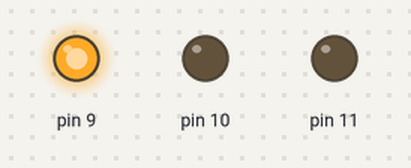
A sketch run on a simulated Arduino Uno, built with avr-gcc and run on an emulated ATmega328P. Shown: output pins drawn as LEDs (lit = HIGH).

Above: at 0.2 s.
At 9.2 s:
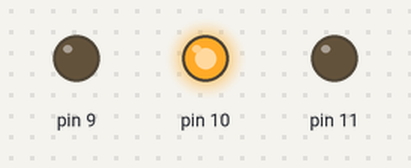
At 14.2 s:
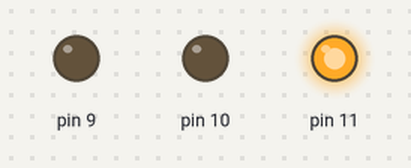
At 18.7 s:
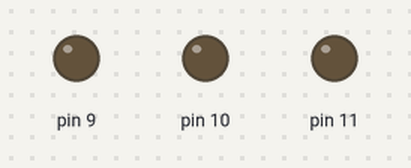
Timing chart, 0 to 19.5 s (numbered marks = the images above):
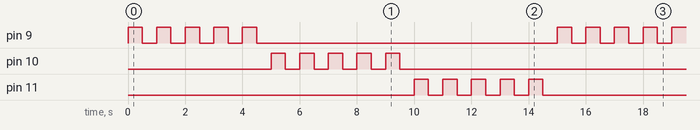

The sketch:

19-12-19_LED_for_for.ino
```cpp
void setup() {
  for(int i = 9;i <= 11;i++)
  {
    pinMode(i, OUTPUT);
  }
}

void loop() {
  for(int i = 9;i <= 11;i++)
  {
    for(int j = 5;j > 0;j--)
    {
      digitalWrite(i, HIGH);
      delay(500);
      digitalWrite(i, LOW);
      delay(500);
    }
  }
}
```

Measured:
- by itself, pin 9–11: repeats every 15.0 s: 4 × (LOW 0.50 s, HIGH 0.50 s), LOW 10.5 s, HIGH 0.50 s
- by itself, everything shown: repeats every 15.0 s, in 30 steps
